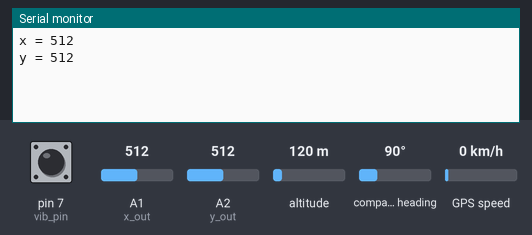
Bench run of a sketch on a simulated Arduino Uno, built with avr-gcc and run on an emulated ATmega328P. Parts: the last lines printed to the serial monitor. Inputs (shaded band) come from the test bench; at power-on: A1 (x_out) = 512, pin 7 (vib_pin) HIGH, A2 (y_out) = 512, altitude 120 m, compass heading 90°, GPS speed 0 km/h. The GPS gets a fix after 3 s at 37.7749, -122.4194 with 8 satellites; the modem accepts every AT command (registered, SIM ready, sends succeed) and sends nothing else.

Above: at 2.2 s.
2.3 s: A1 (x_out) set to 547
At 16.3 s:
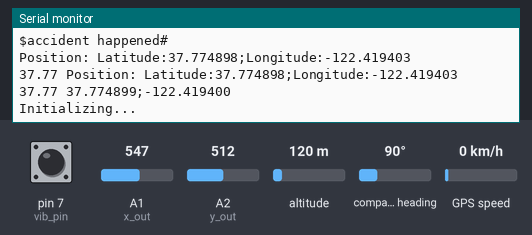
38.8 s: A1 (x_out) set to 681
At 39.6 s:
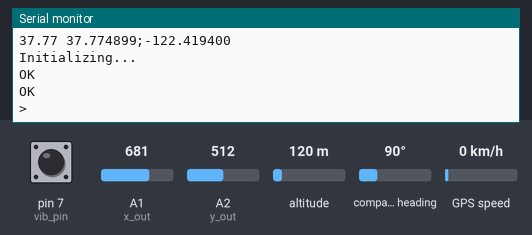
42.9 s: A1 (x_out) set to 701
At 47.8 s:
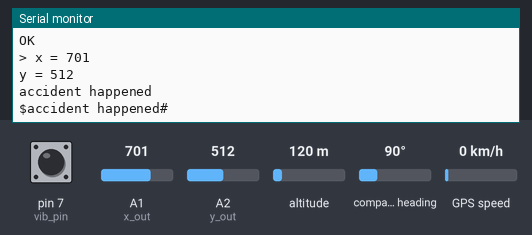
Timing chart, 0 to 48.0 s (numbered marks = the images above; inputs shaded):
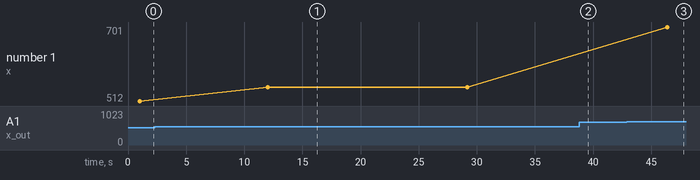

The sketch:

Accident_Detection.ino
```cpp
#include <math.h>
#include <TinyGPS.h>
#include <SoftwareSerial.h>
const int x_out = A1; /* connect x_out of module to A1 of UNO
board */
const int y_out = A2; /* connect y_out of module to A2 of UNO
board */
int vib_pin=7;
/* connect z_out of module to A3 of UNO board */
TinyGPS gps;
float lat=12.9647771,lon=77.7088037;
SoftwareSerial gpsSerial(3,4);//rx,tx
SoftwareSerial mySerial(9,10);
void setup() {
// put your setup code here, to run once:
Serial.begin(9600);
mySerial.begin(9600);
gpsSerial.begin(9600);
pinMode(vib_pin,INPUT);
delay(1000);
}
void readgsm()
{
//Begin serial communication with Arduino and Arduino IDE.

Serial.begin(9600);
//Begin serial communication with Arduino and SIM900
mySerial.begin(9600);
Serial.println("Initializing...");
delay(1000);
mySerial.println("AT"); //Handshaking with SIM900
updateSerial();
//Serial.println("Hello");
mySerial.println("AT+CMGF=1"); // Configuring TEXT mode
updateSerial();
//Serial.println("Hello");
mySerial.println("AT+CMGS=\"+919030246810\"");//change ZZ with country code and xxxxxxxxxxx with phone number to sms

updateSerial();
//Serial.println("Hello");
mySerial.print("http://maps.google.com/maps?q="); //text content

mySerial.print(lat);
mySerial.print(",");
mySerial.print(lon);
updateSerial();
mySerial.write(26);
return;
}
void updateSerial()
{
delay(500);
while (Serial.available())
{
mySerial.write(Serial.read());//Forward what Serial received to Software Serial Port

}
while(mySerial.available())
{
Serial.write(mySerial.read());//Forward what Software Serial received to Serial Port

}
}
void readgps(){
while(gpsSerial.available()){ // check for gps data
if(gps.encode(gpsSerial.read()))// encode gps data
{
gps.f_get_position(&lat,&lon); // get latitude and longitude
// display position
//  lcd.clear();
//  lcd.setCursor(1,0);
//  lcd.print("GPS Signal");
Serial.print("Position: ");
Serial.print("Latitude:");
Serial.print(lat,6);
Serial.print(";");
Serial.print("Longitude:");
Serial.println(lon,6);
//  lcd.setCursor(1,0);
//  lcd.print("LAT:");
//  lcd.setCursor(5,0);
//  lcd.print(lat);
Serial.print(lat);
Serial.print(" ");
//  lcd.setCursor(0,1);

//  lcd.print(",LON:");
//  lcd.setCursor(5,1);
//  lcd.print(lon);
}
}
String latitude = String(lat,6);
String longitude = String(lon,6);
Serial.println(latitude+";"+longitude);
delay(1000);
readgsm();
}
void loop() {
// put your main code here, to run repeatedly:
vib();
acc();
}
void acc(){
int x_adc_value, y_adc_value;
x_adc_value = analogRead(x_out); /* Digital value of voltage
on x_out pin */
y_adc_value = analogRead(y_out);
Serial.print("x = ");
Serial.println(analogRead(x_out));
Serial.print("y = ");
Serial.println(analogRead(y_out));
delay(1000);
if (abs(x_adc_value - y_adc_value) >= 25)

{
Serial.println("accident happened");
Serial.println("$accident happened#");
delay(1000);
readgps();
delay(1000);
}
//readGSM();
delay(10000);
}


void vib()
{
int val;
val=digitalRead(vib_pin);
if(val==0)
//if(digitalRead(vib_pin)==0)
{
Serial.println("$accident occured#");
delay(1000);
readgps();
delay(1000);
//readGSM();
delay(10000);
//  lcd.clear();
}
}
```

Measured:
- the behaviour switches between 536 and 537 on A1 (x_out) (found by bisection; images 0 and 1)
- the behaviour switches between 691 and 692 on A1 (x_out) (found by bisection; images 2 and 3)
- after the input at 2.3 s, the serial monitor: prints a new line after 9.7 s (image 1)
- after the input at 42.9 s, the serial monitor: prints a new line after 3.5 s (image 3)
- plotted number 1: 512 → 547 after the input at 2.3 s, 547 → 701 after the input at 42.9 s
